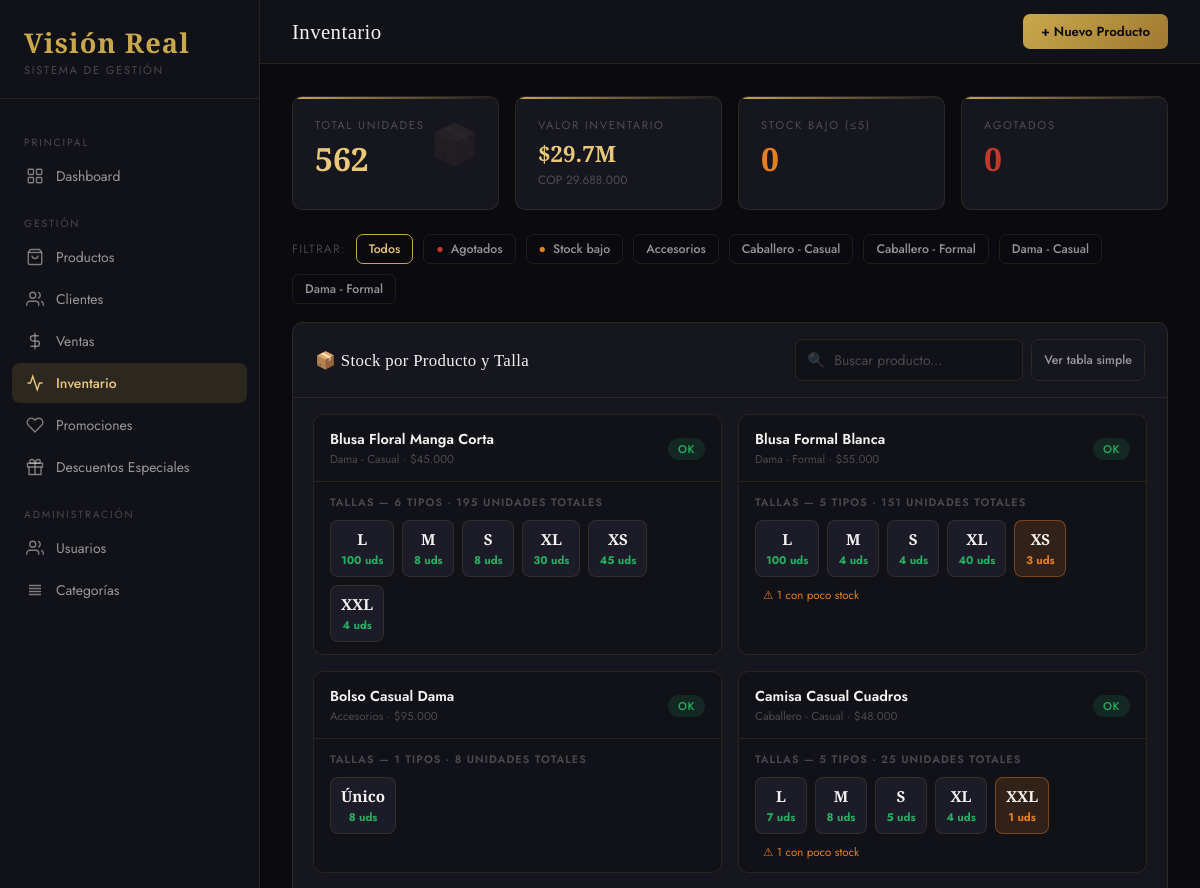
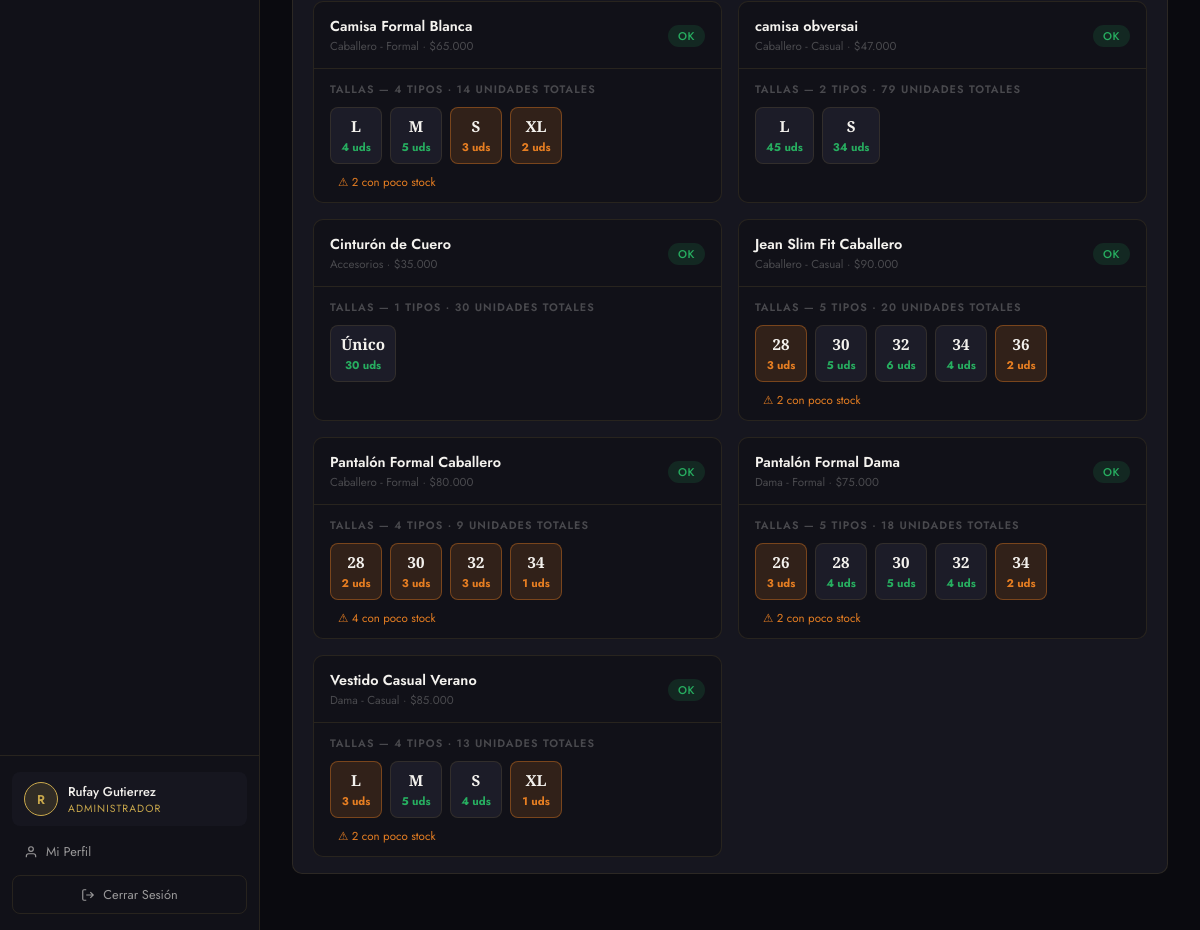
Screenshot of /views/inventario.php (signed in) with the database file from the repository (2 pictures, top to bottom).
### tables this page shows
CREATE TABLE `categorias` (
  `id` int(11) NOT NULL,
  `nombre` varchar(100) NOT NULL,
  `descripcion` text DEFAULT NULL,
  `created_at` timestamp NOT NULL DEFAULT current_timestamp()
);

CREATE TABLE `productos` (
  `id` int(11) NOT NULL,
  `nombre` varchar(200) NOT NULL,
  `descripcion` text DEFAULT NULL,
  `precio` decimal(10,2) NOT NULL,
  `stock` int(11) NOT NULL DEFAULT 0,
  `categoria_id` int(11) DEFAULT NULL,
  `imagen` varchar(255) DEFAULT NULL,
  `activo` tinyint(1) DEFAULT 1,
  `created_at` timestamp NOT NULL DEFAULT current_timestamp()
);

CREATE TABLE `producto_tallas` (
  `id` int(11) NOT NULL,
  `producto_id` int(11) NOT NULL,
  `talla` varchar(20) NOT NULL,
  `stock` int(11) NOT NULL DEFAULT 0
);

### config/session.php (called while the page is built, shortened)
<?php
function getRol()      { return $_SESSION['user_rol'] ?? ''; }
function isAdmin()     { return getRol() === 'administrador'; }
?>

### models/Talla.php (called while the page is built, shortened)
<?php
require_once __DIR__ . '/../config/database.php';
class Talla {
    private $db;
    public function __construct() {
        $this->db = Database::getInstance();
        $this->crearTablasSiNoExisten();
    }
    private function crearTablasSiNoExisten() {
        $this->db->query("
            CREATE TABLE IF NOT EXISTS producto_tallas (
                id INT AUTO_INCREMENT PRIMARY KEY,
                producto_id INT NOT NULL,
                talla VARCHAR(20) NOT NULL,
                stock INT NOT NULL DEFAULT 0,
                UNIQUE KEY uk_prod_talla (producto_id, talla),
                FOREIGN KEY (producto_id) REFERENCES productos(id) ON DELETE CASCADE
            ) ENGINE=InnoDB
        ");
        $check = $this->db->query("SHOW COLUMNS FROM detalle_venta LIKE 'talla'");
    }
    public function getInventarioCompleto() {
        $r = $this->db->query(
            "SELECT p.id, p.nombre, p.precio, p.stock as stock_general,
                    c.nombre as categoria_nombre,
                    pt.id as talla_id, pt.talla, pt.stock as stock_talla
             FROM productos p
             LEFT JOIN categorias c ON p.categoria_id = c.id
             LEFT JOIN producto_tallas pt ON p.id = pt.producto_id
             WHERE p.activo = 1
             ORDER BY p.nombre, pt.talla"
        );
        $productos = [];
        while($row = $r->fetch_assoc()) {
            $pid = $row['id'];
            if (!isset($productos[$pid])) {
                $productos[$pid] = [
                    'id'               => $pid,
                    'nombre'           => $row['nombre'],
                    'precio'           => $row['precio'],
                    'stock_general'    => $row['stock_general'],
                    'categoria_nombre' => $row['categoria_nombre'],
                    'tallas'           => []
                ];
            }
            if ($row['talla_id']) {
                $productos[$pid]['tallas'][] = [
                    'id'    => $row['talla_id'],
                    'talla' => $row['talla'],
                    'stock' => $row['stock_talla']
                ];
            }
        }
        return array_values($productos);
    }
}
?>

### config/database.php (called while the page is built, shortened)
<?php
class Database {
    private static $instance = null;
    private $connection;
    private function __construct() {
        $this->connection = new mysqli(DB_HOST, DB_USER, DB_PASS, DB_NAME);
        $this->connection->set_charset(DB_CHARSET);
    }
    public static function getInstance() {
        if (self::$instance === null) self::$instance = new Database();
        return self::$instance;
    }
    public function query($sql)     { return $this->connection->query($sql); }
}
?>

### models/Producto.php (called while the page is built, shortened)
<?php
require_once __DIR__ . '/../config/database.php';
class Producto {
    private $db;
    public function __construct() { $this->db = Database::getInstance(); }
    public function getAll($search = '') {
        $base = "SELECT p.*, c.nombre as categoria_nombre,
                    COALESCE(
                        (SELECT SUM(pt.stock) FROM producto_tallas pt WHERE pt.producto_id = p.id),
                        p.stock
                    ) as stock
                 FROM productos p LEFT JOIN categorias c ON p.categoria_id = c.id
                 WHERE p.activo = 1";
        if (!empty($search)) {
            $like = '%' . $search . '%';
            $s = $this->db->prepare($base . " AND (p.nombre LIKE ? OR c.nombre LIKE ?) ORDER BY p.id");
            $s->bind_param("ss", $like, $like);
            $s->execute();
            $r = $s->get_result();
        } else {
            $r = $this->db->query($base . " ORDER BY p.id");
        }
        $a = []; while ($row = $r->fetch_assoc()) $a[] = $row; return $a;
    }
}
?>

### models/Categoria.php (called while the page is built, shortened)
<?php
require_once __DIR__ . '/../config/database.php';
class Categoria {
    private $db;
    public function __construct() { $this->db = Database::getInstance(); }
    public function getAll() {
        $r = $this->db->query("SELECT * FROM categorias ORDER BY nombre");
        $a=[];while($row=$r->fetch_assoc())$a[]=$row;return $a;
    }
}
?>

### views/inventario.php (the view, shortened to what this page needs)
<?php
require_once __DIR__ . '/../models/Producto.php';
require_once __DIR__ . '/../models/Categoria.php';
require_once __DIR__ . '/../models/Talla.php';
$pm = new Producto(); $cm = new Categoria(); $tm = new Talla();
$productos  = $pm->getAll();
$categorias = $cm->getAll();
$inventario = $tm->getInventarioCompleto();
$totalStock = array_sum(array_column($productos,'stock'));
$totalValor = array_sum(array_map(fn($p)=>$p['stock']*$p['precio'],$productos));
$agotados   = count(array_filter($productos,fn($p)=>$p['stock']==0));
$stockBajo  = count(array_filter($productos,fn($p)=>$p['stock']>0&&$p['stock']<=5));
include __DIR__ . '/partials/head.php';
?>
<div class="layout">
<?php include __DIR__ . '/partials/sidebar.php'; ?>
<div class="main">
  <header class="topbar">
    <div class="topbar-left">
      <h1 class="page-title">Inventario</h1>
    </div>
    <?php if(isAdmin()):?><div class="topbar-right"><a href="<?=BASE_URL?>/views/productos.php" class="btn btn-primary">+ Nuevo Producto</a></div><?php endif;?>
  </header>
  <div class="content">
    <div class="stats-grid" style="margin-bottom:24px">
      <div class="stat-card"><div class="stat-label">Total Unidades</div><div class="stat-value"><?=number_format($totalStock)?></div><div class="stat-icon">📦</div></div>
      <div class="stat-card"><div class="stat-label">Valor Inventario</div><div class="stat-value" style="font-size:1.4rem">$<?=number_format($totalValor/1000000,1)?>M</div><div class="stat-sub">COP <?=number_format($totalValor,0,',','.')?></div></div>
      <div class="stat-card"><div class="stat-label">Stock Bajo (≤5)</div><div class="stat-value" style="color:var(--warning)"><?=$stockBajo?></div></div>
      <div class="stat-card"><div class="stat-label">Agotados</div><div class="stat-value" style="color:var(--danger)"><?=$agotados?></div></div>
    </div>
    <div style="display:flex;align-items:center;gap:10px;margin-bottom:18px;flex-wrap:wrap">
      <span style="font-size:.75rem;text-transform:uppercase;letter-spacing:.1em;color:var(--white-muted)">Filtrar:</span>
      <button class="btn btn-outline btn-sm" onclick="filtrarEstado('all',this)" style="border-color:var(--gold);color:var(--gold-light)">Todos</button>
      <button class="btn btn-outline btn-sm" onclick="filtrarEstado('agotado',this)"><span style="color:var(--danger)">●</span> Agotados</button>
      <button class="btn btn-outline btn-sm" onclick="filtrarEstado('bajo',this)"><span style="color:var(--warning)">●</span> Stock bajo</button>
      <?php foreach($categorias as $cat):?>
      <button class="btn btn-outline btn-sm" onclick="filtrarEstado('cat-<?=$cat['id']?>',this)"><?=htmlspecialchars($cat['nombre'])?></button>
      <?php endforeach;?>
    </div>
    <div id="vista-tallas" style="margin-bottom:24px">
      <div class="card">
        <div class="card-header">
          <span class="card-title">📦 Stock por Producto y Talla</span>
          <div style="display:flex;gap:8px">
            <div class="search-input-wrap"><span class="search-icon">🔍</span><input type="text" id="buscar-inv" placeholder="Buscar producto..." oninput="buscarInv(this.value)"></div>
            <button class="btn btn-outline btn-sm" onclick="toggleVista()" id="btn-vista">Ver tabla simple</button>
          </div>
        </div>
        <div style="padding:16px 20px">
          <div id="cards-tallas" style="display:grid;grid-template-columns:repeat(auto-fill,minmax(340px,1fr));gap:16px">
            <?php foreach($inventario as $p):
              $est = $p['stock_general']==0?'agotado':($p['stock_general']<=5?'bajo':'ok');
              $totalTallas = array_sum(array_column($p['tallas'],'stock'));
            ?>
            <div class="inv-card" data-nombre="<?=htmlspecialchars(strtolower($p['nombre']),ENT_QUOTES)?>" data-estado="<?=$est?>" data-cat="cat-<?=$p['id']?>"
              style="background:var(--bg-panel);border:1px solid var(--border);border-radius:10px;overflow:hidden">
              <div style="padding:14px 16px;border-bottom:1px solid var(--border);display:flex;align-items:center;justify-content:space-between">
                <div>
                  <div style="font-weight:600;font-size:.9rem;color:var(--white)"><?=htmlspecialchars($p['nombre'])?></div>
                  <div style="font-size:.72rem;color:var(--white-muted);margin-top:2px"><?=htmlspecialchars($p['categoria_nombre']??'—')?> · $<?=number_format($p['precio'],0,',','.')?></div>
                </div>
                <div style="text-align:right">
                  <?php if($p['stock_general']==0):?><span class="badge badge-danger">Agotado</span>
                  <?php elseif($p['stock_general']<=5):?><span class="badge badge-warning">Stock bajo</span>
                  <?php else:?><span class="badge badge-success">OK</span><?php endif;?>
                </div>
              </div>
              <?php if(empty($p['tallas'])): ?>
              <div style="padding:14px 16px;font-size:.8rem;color:var(--white-muted)">
                Stock general: <strong style="color:var(--white)"><?=$p['stock_general']?></strong> unidades · Sin tallas configuradas
              </div>
              <?php else: ?>
              <div style="padding:12px 16px">
                <div style="font-size:.68rem;text-transform:uppercase;letter-spacing:.1em;color:var(--white-muted);margin-bottom:10px;font-weight:600">
                  TALLAS — <?=count($p['tallas'])?> tipos · <?=$totalTallas?> unidades totales
                </div>
                <div style="display:flex;flex-wrap:wrap;gap:8px">
                  <?php foreach($p['tallas'] as $t): ?>
                  <div style="display:flex;flex-direction:column;align-items:center;min-width:52px;padding:8px 10px;border-radius:8px;border:1px solid;<?=
                    $t['stock']==0  ? 'border-color:rgba(192,57,43,.4);background:var(--danger-dim)' :
                    ($t['stock']<=3 ? 'border-color:rgba(230,126,34,.4);background:var(--warning-dim)' :
                                      'border-color:var(--border);background:var(--bg-hover)')
                  ?>">
                    <span style="font-size:.95rem;font-weight:800;color:var(--white);font-family:var(--font-display)"><?=htmlspecialchars($t['talla'])?></span>
                    <span style="font-size:.7rem;font-weight:700;color:<?=$t['stock']==0?'var(--danger)':($t['stock']<=3?'var(--warning)':'var(--success)')?>;margin-top:3px"><?=$t['stock']?> uds</span>
                  </div>
                  <?php endforeach; ?>
                </div>
                <?php
                  $agotadasT = count(array_filter($p['tallas'],fn($t)=>$t['stock']==0));
                  $bajoT     = count(array_filter($p['tallas'],fn($t)=>$t['stock']>0&&$t['stock']<=3));
                ?>
                <?php if($agotadasT||$bajoT): ?>
                <div style="margin-top:10px;font-size:.72rem;color:var(--white-muted)">
                  <?php if($bajoT):?><span style="color:var(--warning);margin-left:8px">⚠ <?=$bajoT?> con poco stock</span><?php endif;?>
                </div>
                <?php endif; ?>
              </div>
              <?php endif; ?>
            </div>
            <?php endforeach; ?>
          </div>
        </div>
      </div>
    </div>
  </div>
</div>
</div>
</body>
</html>

### rows the page displays
categorias: nombre "Accesorios"
categorias: nombre "Caballero - Casual"
categorias: nombre "Caballero - Formal"
categorias: nombre "Dama - Casual"
categorias: nombre "Dama - Formal"
productos: producto_tallas.talla "L", producto_tallas.stock "100", producto_tallas.talla "M", producto_tallas.stock "8", producto_tallas.talla "S", producto_tallas.talla "XL", producto_tallas.stock "30", producto_tallas.talla "XS", producto_tallas.stock "45", producto_tallas.talla "XXL", producto_tallas.stock "4"
productos: producto_tallas.talla "L", producto_tallas.stock "100", producto_tallas.talla "M", producto_tallas.stock "4", producto_tallas.talla "S", producto_tallas.talla "XL", producto_tallas.stock "40", producto_tallas.talla "XS", producto_tallas.stock "3"
productos: producto_tallas.talla "Único", producto_tallas.stock "8"
productos: producto_tallas.talla "L", producto_tallas.stock "7", producto_tallas.talla "M", producto_tallas.stock "8", producto_tallas.talla "S", producto_tallas.stock "5", producto_tallas.talla "XL", producto_tallas.stock "4", producto_tallas.talla "XXL", producto_tallas.stock "1"
productos: producto_tallas.talla "L", producto_tallas.stock "4", producto_tallas.talla "M", producto_tallas.stock "5", producto_tallas.talla "S", producto_tallas.stock "3", producto_tallas.talla "XL", producto_tallas.stock "2"
productos: producto_tallas.talla "L", producto_tallas.stock "45", producto_tallas.talla "S", producto_tallas.stock "34"
productos: producto_tallas.talla "Único", producto_tallas.stock "30"
productos: producto_tallas.talla "28", producto_tallas.stock "3", producto_tallas.talla "30", producto_tallas.stock "5", producto_tallas.talla "32", producto_tallas.stock "6", producto_tallas.talla "34", producto_tallas.stock "4", producto_tallas.talla "36", producto_tallas.stock "2"
productos: producto_tallas.talla "28", producto_tallas.stock "2", producto_tallas.talla "30", producto_tallas.stock "3", producto_tallas.talla "32", producto_tallas.talla "34", producto_tallas.stock "1"
productos: producto_tallas.talla "26", producto_tallas.stock "3", producto_tallas.talla "28", producto_tallas.stock "4", producto_tallas.talla "30", producto_tallas.stock "5", producto_tallas.talla "32", producto_tallas.talla "34", producto_tallas.stock "2"
productos: producto_tallas.talla "L", producto_tallas.stock "3", producto_tallas.talla "S", producto_tallas.stock "4", producto_tallas.talla "XL", producto_tallas.stock "1"

### other values shown
$ini "R"
$user['nombre'] "Rufay Gutierrez"
$user['rol'] "ADMINISTRADOR"
$totalStock "562"
$totalValor/1000000 "29.7"
$totalValor "29.688.000"
$stockBajo "0"
$agotados "0"
$p['nombre'] "Blusa Floral Manga Corta"
$p['categoria_nombre'] "Dama - Casual"
$p['precio'] "45.000"
count($p['tallas']) "6"
$totalTallas "195"
$p['nombre'] "Blusa Formal Blanca"
$p['categoria_nombre'] "Dama - Formal"
